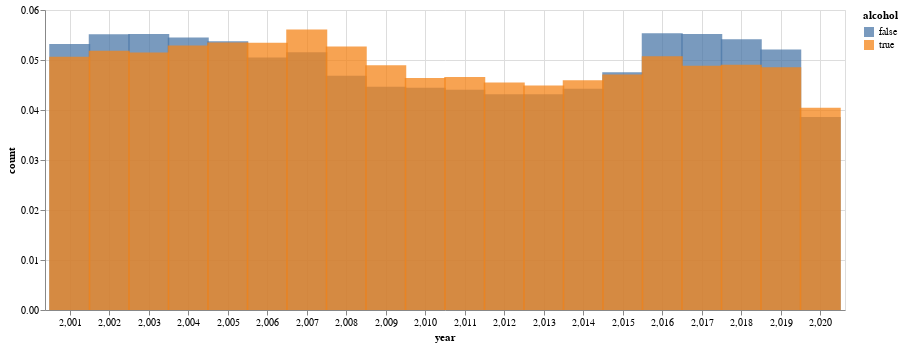

Notebook code for this chart:
### Code cell
dfa = dfc.copy()
dfa["year"] = dfa["collision_date"].dt.year
dfa["alcohol_involved"] = dfa["alcohol_involved"].fillna(0)

dfa_alc, dfa_nalc = pd.DataFrame(), pd.DataFrame()

dfa_alc["count"] = dfa.query("alcohol_involved == 1").groupby("year")["case_id"].count() / len(dfa.query("alcohol_involved == 1"))
dfa_alc["alcohol"] = True

dfa_nalc["count"] = dfa.query("alcohol_involved == 0").groupby("year")["case_id"].count() / len(dfa.query("alcohol_involved != 1"))
dfa_nalc["alcohol"] = False

dfap = pd.concat([dfa_nalc, dfa_alc]).reset_index().query("year != 2021")

alt.Chart(dfap).mark_bar(opacity = 0.75, width = 41).encode(
    x = alt.X("year").scale(domain = [2000.5, 2020.5]),
    y = alt.Y("count").stack(None),
    color = "alcohol"
).properties(width = 800, height = 300).display()

### Figure 1 — Vega-Lite specification as saved in the notebook (floating-point values rounded to 4 significant figures)
{"config": {"view": {"continuousWidth": 300, "continuousHeight": 300}}, "data": {"name": "data-139cc490c81a1a6f743f2217449a5cb8"}, "mark": {"type": "bar", "opacity": 0.75, "width": 41}, "encoding": {"color": {"field": "alcohol", "type": "nominal"}, "x": {"field": "year", "scale": {"domain": [2000.0, 2020.0]}, "type": "quantitative"}, "y": {"field": "count", "stack": null, "type": "quantitative"}}, "height": 300, "width": 800, "$schema": "https://vega.github.io/schema/vega-lite/v5.20.1.json", "datasets": {"data-139cc490c81a1a6f743f2217449a5cb8": [{"year": 2001, "count": 0.05322, "alcohol": false}, {"year": 2002, "count": 0.05516, "alcohol": false}, {"year": 2003, "count": 0.05519, "alcohol": false}, {"year": 2004, "count": 0.05452, "alcohol": false}, {"year": 2005, "count": 0.05375, "alcohol": false}, {"year": 2006, "count": 0.05052, "alcohol": false}, {"year": 2007, "count": 0.05157, "alcohol": false}, {"year": 2008, "count": 0.04686, "alcohol": false}, {"year": 2009, "count": 0.04466, "alcohol": false}, {"year": 2010, "count": 0.04444, "alcohol": false}, {"year": 2011, "count": 0.04406, "alcohol": false}, {"year": 2012, "count": 0.04317, "alcohol": false}, {"year": 2013, "count": 0.04316, "alcohol": false}, {"year": 2014, "count": 0.04425, "alcohol": false}, {"year": 2015, "count": 0.04757, "alcohol": false}, {"year": 2016, "count": 0.05536, "alcohol": false}, {"year": 2017, "count": 0.05521, "alcohol": false}, {"year": 2018, "count": 0.05415, "alcohol": false}, {"year": 2019, "count": 0.0521, "alcohol": false}, {"year": 2020, "count": 0.0386, "alcohol": false}, {"year": 2001, "count": 0.05063, "alcohol": true}, {"year": 2002, "count": 0.05186, "alcohol": true}, {"year": 2003, "count": 0.05152, "alcohol": true}, {"year": 2004, "count": 0.0529, "alcohol": true}, {"year": 2005, "count": 0.05352, "alcohol": true}, {"year": 2006, "count": 0.05347, "alcohol": true}, {"year": 2007, "count": 0.05611, "alcohol": true}, {"year": 2008, "count": 0.05268, "alcohol": true}, {"year": 2009, "count": 0.04897, "alcohol": true}, {"year": 2010, "count": 0.04639, "alcohol": true}, {"year": 2011, "count": 0.0466, "alcohol": true}, {"year": 2012, "count": 0.04551, "alcohol": true}, {"year": 2013, "count": 0.04492, "alcohol": true}, {"year": 2014, "count": 0.04593, "alcohol": true}, {"year": 2015, "count": 0.04712, "alcohol": true}, {"year": 2016, "count": 0.05077, "alcohol": true}, {"year": 2017, "count": 0.04885, "alcohol": true}, {"year": 2018, "count": 0.04906, "alcohol": true}, {"year": 2019, "count": 0.04853, "alcohol": true}, {"year": 2020, "count": 0.04046, "alcohol": true}]}}
